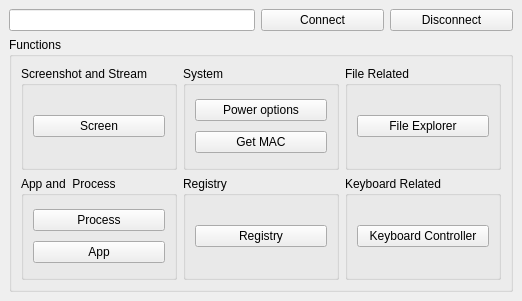
<?xml version="1.0" encoding="UTF-8"?>
<ui version="4.0">
 <class>ClientWindow</class>
 <widget class="QMainWindow" name="ClientWindow">
  <property name="geometry">
   <rect>
    <x>0</x>
    <y>0</y>
    <width>522</width>
    <height>301</height>
   </rect>
  </property>
  <property name="sizePolicy">
   <sizepolicy hsizetype="Fixed" vsizetype="Fixed">
    <horstretch>0</horstretch>
    <verstretch>0</verstretch>
   </sizepolicy>
  </property>
  <property name="windowTitle">
   <string>Client</string>
  </property>
  <widget class="QWidget" name="centralwidget">
   <layout class="QGridLayout" name="gridLayout">
    <item row="1" column="0" colspan="4">
     <widget class="QGroupBox" name="groupBox">
      <property name="title">
       <string>Functions</string>
      </property>
      <layout class="QHBoxLayout" name="horizontalLayout">
       <item>
        <layout class="QVBoxLayout" name="verticalLayout_5">
         <item>
          <widget class="QGroupBox" name="groupBox_3">
           <property name="title">
            <string>Screenshot and Stream</string>
           </property>
           <layout class="QVBoxLayout" name="verticalLayout_4">
            <item>
             <widget class="QPushButton" name="ScreenCapture_button">
              <property name="text">
               <string>Screen</string>
              </property>
             </widget>
            </item>
           </layout>
          </widget>
         </item>
         <item>
          <widget class="QGroupBox" name="groupBox_6">
           <property name="title">
            <string>App and  Process</string>
           </property>
           <layout class="QVBoxLayout" name="verticalLayout_2">
            <item>
             <widget class="QPushButton" name="processButton">
              <property name="text">
               <string>Process</string>
              </property>
             </widget>
            </item>
            <item>
             <widget class="QPushButton" name="appButton">
              <property name="text">
               <string>App</string>
              </property>
             </widget>
            </item>
           </layout>
          </widget>
         </item>
        </layout>
       </item>
       <item>
        <layout class="QVBoxLayout" name="verticalLayout_6">
         <item>
          <widget class="QGroupBox" name="groupBox_2">
           <property name="title">
            <string>System</string>
           </property>
           <layout class="QVBoxLayout" name="verticalLayout">
            <item>
             <widget class="QPushButton" name="System_button">
              <property name="autoFillBackground">
               <bool>false</bool>
              </property>
              <property name="text">
               <string>Power options</string>
              </property>
             </widget>
            </item>
            <item>
             <widget class="QPushButton" name="Get_MAC_button">
              <property name="autoFillBackground">
               <bool>false</bool>
              </property>
              <property name="text">
               <string>Get MAC</string>
              </property>
             </widget>
            </item>
           </layout>
          </widget>
         </item>
         <item>
          <widget class="QGroupBox" name="groupBox_7">
           <property name="title">
            <string>Registry</string>
           </property>
           <layout class="QVBoxLayout" name="verticalLayout_3">
            <item>
             <widget class="QPushButton" name="registryButton">
              <property name="text">
               <string>Registry</string>
              </property>
             </widget>
            </item>
           </layout>
          </widget>
         </item>
        </layout>
       </item>
       <item>
        <layout class="QVBoxLayout" name="verticalLayout_7">
         <item>
          <widget class="QGroupBox" name="groupBox_4">
           <property name="title">
            <string>File Related</string>
           </property>
           <layout class="QHBoxLayout" name="horizontalLayout_2">
            <item>
             <widget class="QPushButton" name="File_Show_button">
              <property name="text">
               <string>File Explorer</string>
              </property>
             </widget>
            </item>
           </layout>
          </widget>
         </item>
         <item>
          <widget class="QGroupBox" name="groupBox_5">
           <property name="title">
            <string>Keyboard Related</string>
           </property>
           <layout class="QHBoxLayout" name="horizontalLayout_3">
            <item>
             <widget class="QPushButton" name="Keyboard_show_button">
              <property name="text">
               <string>Keyboard Controller</string>
              </property>
             </widget>
            </item>
           </layout>
          </widget>
         </item>
        </layout>
       </item>
      </layout>
     </widget>
    </item>
    <item row="0" column="3">
     <widget class="QPushButton" name="Disconnect_button">
      <property name="text">
       <string>Disconnect</string>
      </property>
     </widget>
    </item>
    <item row="0" column="0" colspan="2">
     <widget class="QLineEdit" name="IP_input"/>
    </item>
    <item row="0" column="2">
     <widget class="QPushButton" name="Connect_button">
      <property name="text">
       <string>Connect</string>
      </property>
     </widget>
    </item>
   </layout>
  </widget>
 </widget>
 <resources/>
 <connections/>
</ui>
